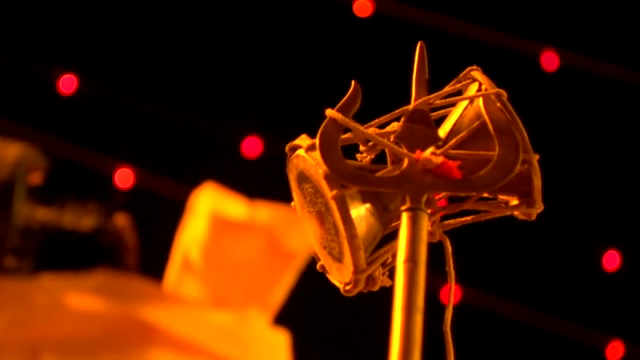
#> input picture frame 96 of detectron2-segmenter/assets/videos/faces.small.mp4, 640 x 360 px, given in place of 1_05_03.mp4, which was not available
$ jupyter execute --allow-errors visualization.ipynb   (shell and % lines are left out)   (text cells are left out)
#> lines starting #> are read from the running program, lines starting #| are printed output that depends on the picture; pictures that were not available may be replaced by others from this repository, and a replacement may not be noted
### python/ai-badminton/src/ai_badminton/video_utils.py
import cv2
import numpy as np

def read_video_assert(video_path):
    cap = cv2.VideoCapture(str(video_path))
    assert cap.isOpened(), f"Video cannot be opened: {video_path}"
    return cap

def get_total_num_frames(cap):
    return cap.get(cv2.CAP_PROP_FRAME_COUNT)

def get_fps(cap):
    return cap.get(cv2.CAP_PROP_FPS)

# [4 lines left out: function frame_time_to_frame_index, not called in this run]

def read_frame(frame_idx, cap, BGR2RGB=False):
    cap.set(cv2.CAP_PROP_POS_FRAMES, frame_idx)
    ret, frame = cap.read()
    if ret and BGR2RGB:
        frame = cv2.cvtColor(frame, cv2.COLOR_BGR2RGB)
    return ret, frame

### python/ai-badminton/src/ai_badminton/trajectory.py
import pandas as pd
import numpy as np

class Trajectory(object):
    # [19 lines left out: function __init__, not called in this run]

def read_trajectory_3d(file_path):
    return pd.read_csv(str(file_path))

### notebooks/visualization.ipynb
[cell 1]
from ai_badminton.pose import read_player_poses
from ai_badminton.court import read_court, court_points_to_corners, Court
from ai_badminton.trajectory import Trajectory
from ai_badminton.video_annotator import annotate_video
from ai_badminton.hit_detector import read_hits

import cv2

import numpy as np
from pathlib import Path

dataset_root = "/home/juiwang/ai-badminton/data/tracknetv2_042022/profession_dataset"
match_name = "test_match3"

video_stems = [v.stem for v in (Path(dataset_root) / match_name / "rally_video").glob("*.mp4")]

for stem in video_stems:
    print(f"creating 2D annotation for video {match_name}/{stem}")
    prefix_template = dataset_root + f"/{match_name}" + f"/%s/{stem}"

    poses = read_player_poses(prefix_template %("poses"))

    court_pts = read_court((prefix_template %("court")) + ".out")
    court = Court(corners = court_points_to_corners(court_pts))

    trajectory = Trajectory((prefix_template %("ball_trajectory")) + "_ball.csv")

    hits_path = Path((prefix_template %("shot")) + "_hit.csv")
    hits = read_hits(hits_path)
    result = hits["frames"]
    is_hit = hits["player_ids"]

    video_file = (prefix_template %("rally_video")) + ".mp4"
    cap = cv2.VideoCapture(video_file)
    assert cap.isOpened(), f"Cannot open video {video_file}"

    outfile = Path((prefix_template %("annotated_2d")) + ".mp4")
    if not outfile.parent.is_dir():
        outfile.parent.mkdir(exist_ok=True, parents=True)

    annotate_video(cap, court, poses, trajectory, result=result, is_hit=is_hit, outfile=str(outfile))

[cell 2]
from ai_badminton.pose import read_player_poses
from ai_badminton.court import read_court, court_points_to_corners, Court
from ai_badminton.trajectory import Trajectory, read_trajectory_3d
from ai_badminton.video_annotator import annotate_video_3d
from ai_badminton.hit_detector import read_hits
from ai_badminton.pipeline_clean import read_poses_court_trajectory

import cv2

import numpy as np
from pathlib import Path

#for match_idx in range(1, 23):
for match_idx in range(1,4):
    print(match_idx)
    #FIXME debug START
    if match_idx != 3:
        continue
    #FIXME debug END
    match_path = Path(f"/home/juiwang/ai-badminton/data/tracknetv2_042022/profession_dataset/test_match{match_idx}")

    rally_videos = (match_path / "rally_video").glob("*.mp4")
    video_names = [p.stem for p in rally_videos]

    for video_name in video_names:

        video_path = match_path / "rally_video" / (video_name + ".mp4")

        cap = cv2.VideoCapture(str(video_path))
        assert cap.isOpened()

        trajectory_3d_path = match_path / "ball_trajectory_3d_bootstraped" / (video_path.stem + "_3d.csv")
        assert trajectory_3d_path.is_file()

        metadata = read_poses_court_trajectory(match_path, video_path.stem)
        output_path = match_path / "annotated_3d" / (video_path.stem + "bootstraped_3d.mp4")
        print(f"Generating {output_path}")
        output_path.parent.mkdir(parents=True, exist_ok=True)
        annotate_video_3d(
            cap,
            metadata["court3d"],
            read_trajectory_3d(trajectory_3d_path),
            outfile = str(output_path)
        )
        print("Done")

[cell 3]
from ai_badminton.pose import read_player_poses
from ai_badminton.court import read_court, court_points_to_corners, Court
from ai_badminton.trajectory import Trajectory
from ai_badminton.video_annotator import annotate_video
from ai_badminton.hit_detector import read_hits

import cv2

import numpy as np
from pathlib import Path

def annotate_all_videos(match_path):
    rally_videos = (match_path / "rally_video").glob("*.mp4")
    video_names = [p.stem for p in rally_videos]

    for video_name in video_names:
        print(f"Processing video: {video_name}")
        poses = read_player_poses(str(match_path / "poses" / video_name))

        court_pts = read_court(str(match_path / "court" / (video_name + ".out")))
        court = Court(corners = court_points_to_corners(court_pts))

        trajectory = Trajectory(str(match_path / "ball_trajectory" / (str(video_name) + "_ball_predict.csv")))

        video_file = str(match_path / "rally_video" / (video_name + ".mp4"))

        cap = cv2.VideoCapture(video_file)
        assert cap.isOpened(), f"Cannot open video {video_file}"

        out_dir = match_path / "annotated_2d"
        out_dir.mkdir(parents=True, exist_ok=True)
        out_path = out_dir / (video_name + ".mp4")
        annotate_video(cap, court, poses, trajectory, outfile=str(out_path))

[cell 4]
dataset_base = Path("/home/juiwang/ai-badminton/data/tracknetv2_042022/profession_dataset")
match_indices = range(0,23)
for match_idx in match_indices:
    match_path = dataset_base / f"match{match_idx}"
    print(f"Processing match: {match_path}")
    annotate_all_videos(match_path)

[cell 5]

import matplotlib.pyplot as plt
from pathlib import Path
import pandas as pd

[cell 6]
def plot_shot_differences(hit_groundtruth_path):
    gt_path = hit_groundtruth_path
    pred_path = Path(str(gt_path.with_suffix("")) + "_predict.csv")
    assert gt_path.is_file() and pred_path.is_file()

    gt = pd.read_csv(str(gt_path))
    pred = pd.read_csv(str(pred_path))

    plt.figure()
    plt.plot(gt.values[:,1], 'o', label="ground truth")
    plt.plot((pred.values[:,1]>0), 'x', label="prediction")
    plt.legend(loc=0)
    plt.show()

#> (a cell that did not finish here is left out)

[cell 8]
# below is WIP copied from Paul's code. haven't run it through yet
# [46 lines left out: function draw_rally, not called in this run]

[cell 9]
from ai_badminton.hit_detector import read_hits

from mpl_toolkits import mplot3d
import numpy as np
import matplotlib.pyplot as plt
import pandas as pd

from pathlib import Path

[cell 10]
match_path = Path("/sensei-fs/users/juiwang/ai-badminton/data/tracknetv2_042022/profession_dataset/match2")

# calculating the dims
rally_path = match_path / "rally_video"
video_paths = sorted(rally_path.glob("*.mp4"))
video_names = [x.stem for x in video_paths]

dims = np.array([[-999.0,-999.0,-999.0], [999.0,999.0,999.0]])
print(dims)
for video_name in video_names:
    trajectory_path = match_path / "ball_trajectory_3d" / (video_name + "_3d.csv")
    trajectory = pd.read_csv(str(trajectory_path))
    pos3d = trajectory.values[:,1:4]
    new_dims = np.array([np.min(pos3d, axis=0), np.max(pos3d, axis=0)])
    print(dims[0,:], new_dims[0,:])
    dims[0,:] = np.maximum(new_dims[0,:], dims[0,:])
    dims[1,:] = np.minimum(new_dims[1,:], dims[1,:])

    print("new_dims = ", new_dims)
    print("dims = ", dims)


trajectory_path = match_path / "ball_trajectory_3d" / "1_08_11_3d.csv"
hit_path = match_path / "shot" / "1_08_11_hit_predict.csv"

#> (the rest of this cell did not finish here and is left out)

[cell 11]
from ai_badminton.trajectory import read_trajectory_3d
from ai_badminton.hit_detector import read_hits

import matplotlib.pyplot as plt
from matplotlib.patches import Rectangle
from mpl_toolkits import mplot3d
import mpl_toolkits.mplot3d.art3d as art3d


import numpy as np

from pathlib import Path

# [31 lines left out: functions draw_box_helper, draw_court_lines_and_net_3d, not called in this run]


def axisEqual3D(ax):
    extents = np.array([getattr(ax, 'get_{}lim'.format(dim))() for dim in 'xyz'])
    sz = extents[:,1] - extents[:,0]
    centers = np.mean(extents, axis=1)
    maxsize = max(abs(sz))
    r = maxsize/2
    for ctr, dim in zip(centers, 'xyz'):
        getattr(ax, 'set_{}lim'.format(dim))(ctr - r, ctr + r)

def is_trajectory_below_ground(traj):
    return (traj[:, 2] < 0).any()

def is_valid_trajectory(traj):
    return not (traj == -1.0).all() #and not is_trajectory_below_ground(traj) #FIXME debug

dataset_root = Path("/home/juiwang/ai-badminton/data/tracknetv2_042022/profession_dataset")

match_path = dataset_root / "test_match3"

rallies = [x.stem for x in sorted((match_path / "rally_video").glob("*.mp4"))]
rallies = ["1_10_16"]

fig = plt.figure()
ax = plt.axes(projection="3d")
ax.set_box_aspect(aspect = (1,1,1))
ax.set_xlabel("x")
ax.set_ylabel("y")
ax.set_zlabel("z")
axisEqual3D(ax)
#> (the rest of this cell did not finish here and is left out)

[cell 12]
from ai_badminton.video_utils import *
from pathlib import Path
from matplotlib import pyplot as plt

video_path = "/home/juiwang/ai-badminton/data/tracknetv2_042022/profession_dataset/test_match3/rally_video/1_05_03.mp4"

cap = read_video_assert(video_path)

render_frame_list = [
    96,
    159,
    172
]

for frame in render_frame_list:
    print(f"Rendering frame {frame}")
    ret, frame = read_frame(frame, cap, True)
    plt.imshow(frame)
    plt.show()
#> this loop made 3 passes
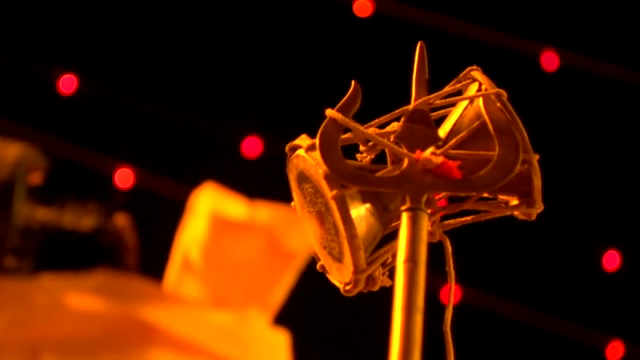
#> input picture frame 96 of detectron2-segmenter/assets/videos/faces.small.mp4, 640 x 360 px, given in place of 1_05_03.mp4, which was not available
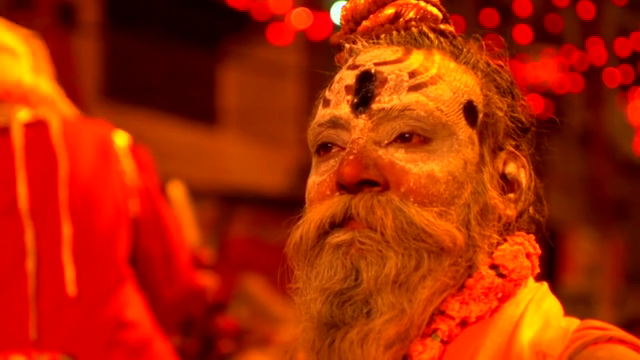
#> input picture frame 159 of detectron2-segmenter/assets/videos/faces.small.mp4, 640 x 360 px, given in place of 1_05_03.mp4, which was not available
#> pass 3, in read_frame (call 3), `ret, frame = cap.read()`:
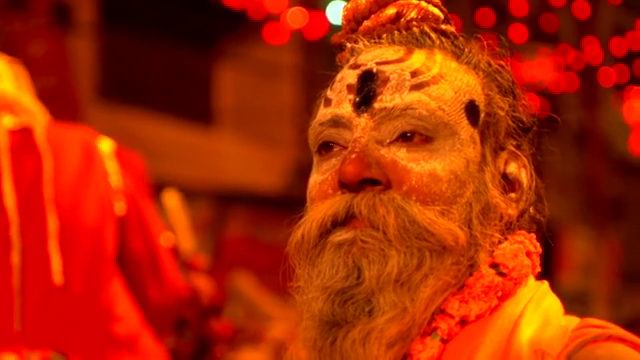
#> frame: shape (360, 640, 3); mean B, G, R 1.7, 39.8, 170.7

$ run again, starting later in the video
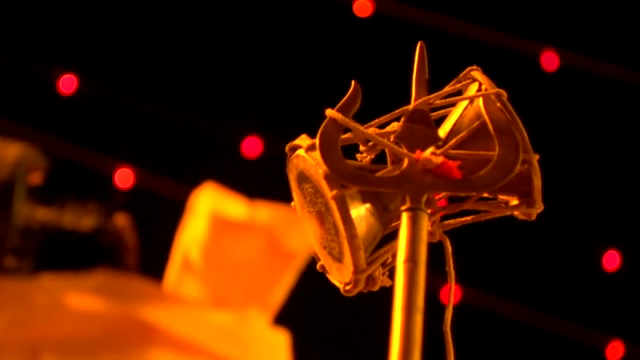
#> input picture frame 96 of detectron2-segmenter/assets/videos/faces.small.mp4, 640 x 360 px, given in place of 1_05_03.mp4, which was not available
#> the loop `for frame in render_frame_list:` made 3 passes
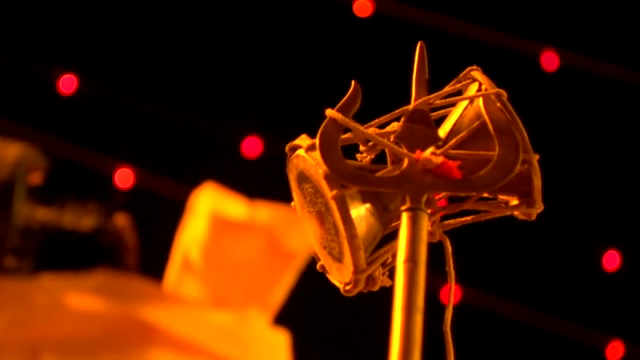
#> input picture frame 96 of detectron2-segmenter/assets/videos/faces.small.mp4, 640 x 360 px, given in place of 1_05_03.mp4, which was not available
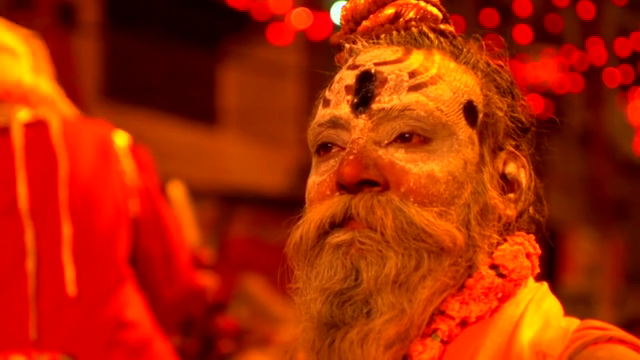
#> input picture frame 159 of detectron2-segmenter/assets/videos/faces.small.mp4, 640 x 360 px, given in place of 1_05_03.mp4, which was not available

$ run again, starting later in the video
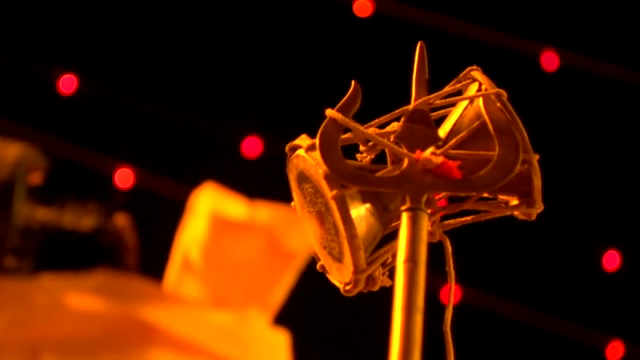
#> input picture frame 96 of detectron2-segmenter/assets/videos/faces.small.mp4, 640 x 360 px, given in place of 1_05_03.mp4, which was not available
#> the loop `for frame in render_frame_list:` made 3 passes
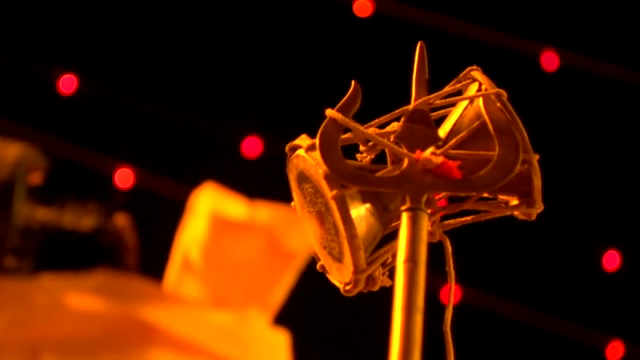
#> input picture frame 96 of detectron2-segmenter/assets/videos/faces.small.mp4, 640 x 360 px, given in place of 1_05_03.mp4, which was not available
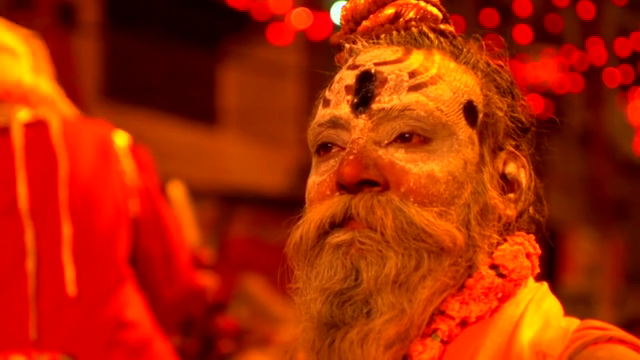
#> input picture frame 159 of detectron2-segmenter/assets/videos/faces.small.mp4, 640 x 360 px, given in place of 1_05_03.mp4, which was not available
